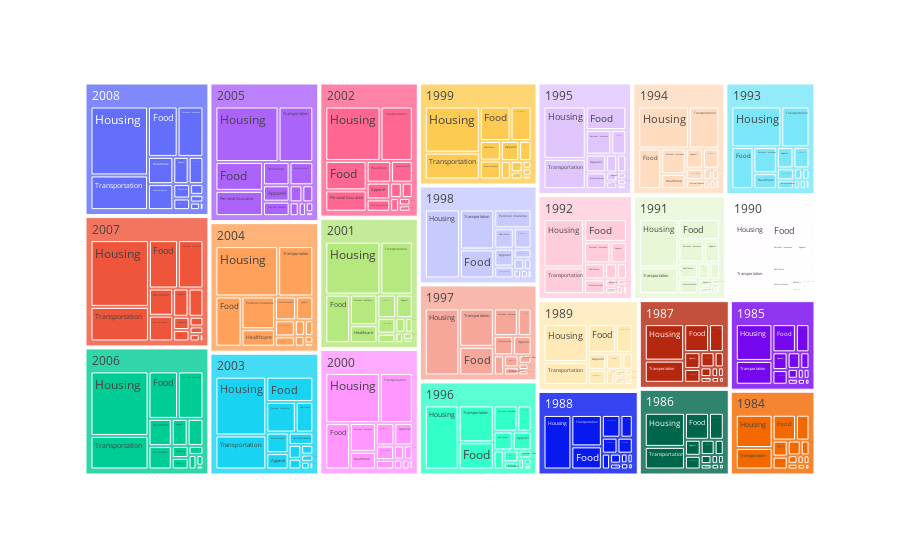

Notebook cell for this chart:
### Code cell
import plotly.express as px
fig = px.treemap(df_exp, 
                 path=['year', 'category'], 
                 values='expenditure'
                 #,color='NA_Sales'
                )
fig.show()

### Figure 1 — Plotly figure (JSON) as saved in the notebook; plotly's stock layout.template omitted (floating-point values rounded to 4 significant figures; data arrays with more than 128 entries replaced by an {"elided": "..."} marker saying what was removed)
{"data": [{"branchvalues": "total", "domain": {"x": [0, 1], "y": [0, 1]}, "hovertemplate": "labels=%{label}<br>expenditure=%{value}<br>parent=%{parent}<br>id=%{id}<extra></extra>", "ids": {"elided": "375 str values"}, "labels": {"elided": "375 str values"}, "name": "", "parents": {"elided": "375 str values"}, "type": "treemap", "values": {"elided": "375 int values"}}], "layout": {"legend": {"tracegroupgap": 0}, "margin": {"t": 60}}}
